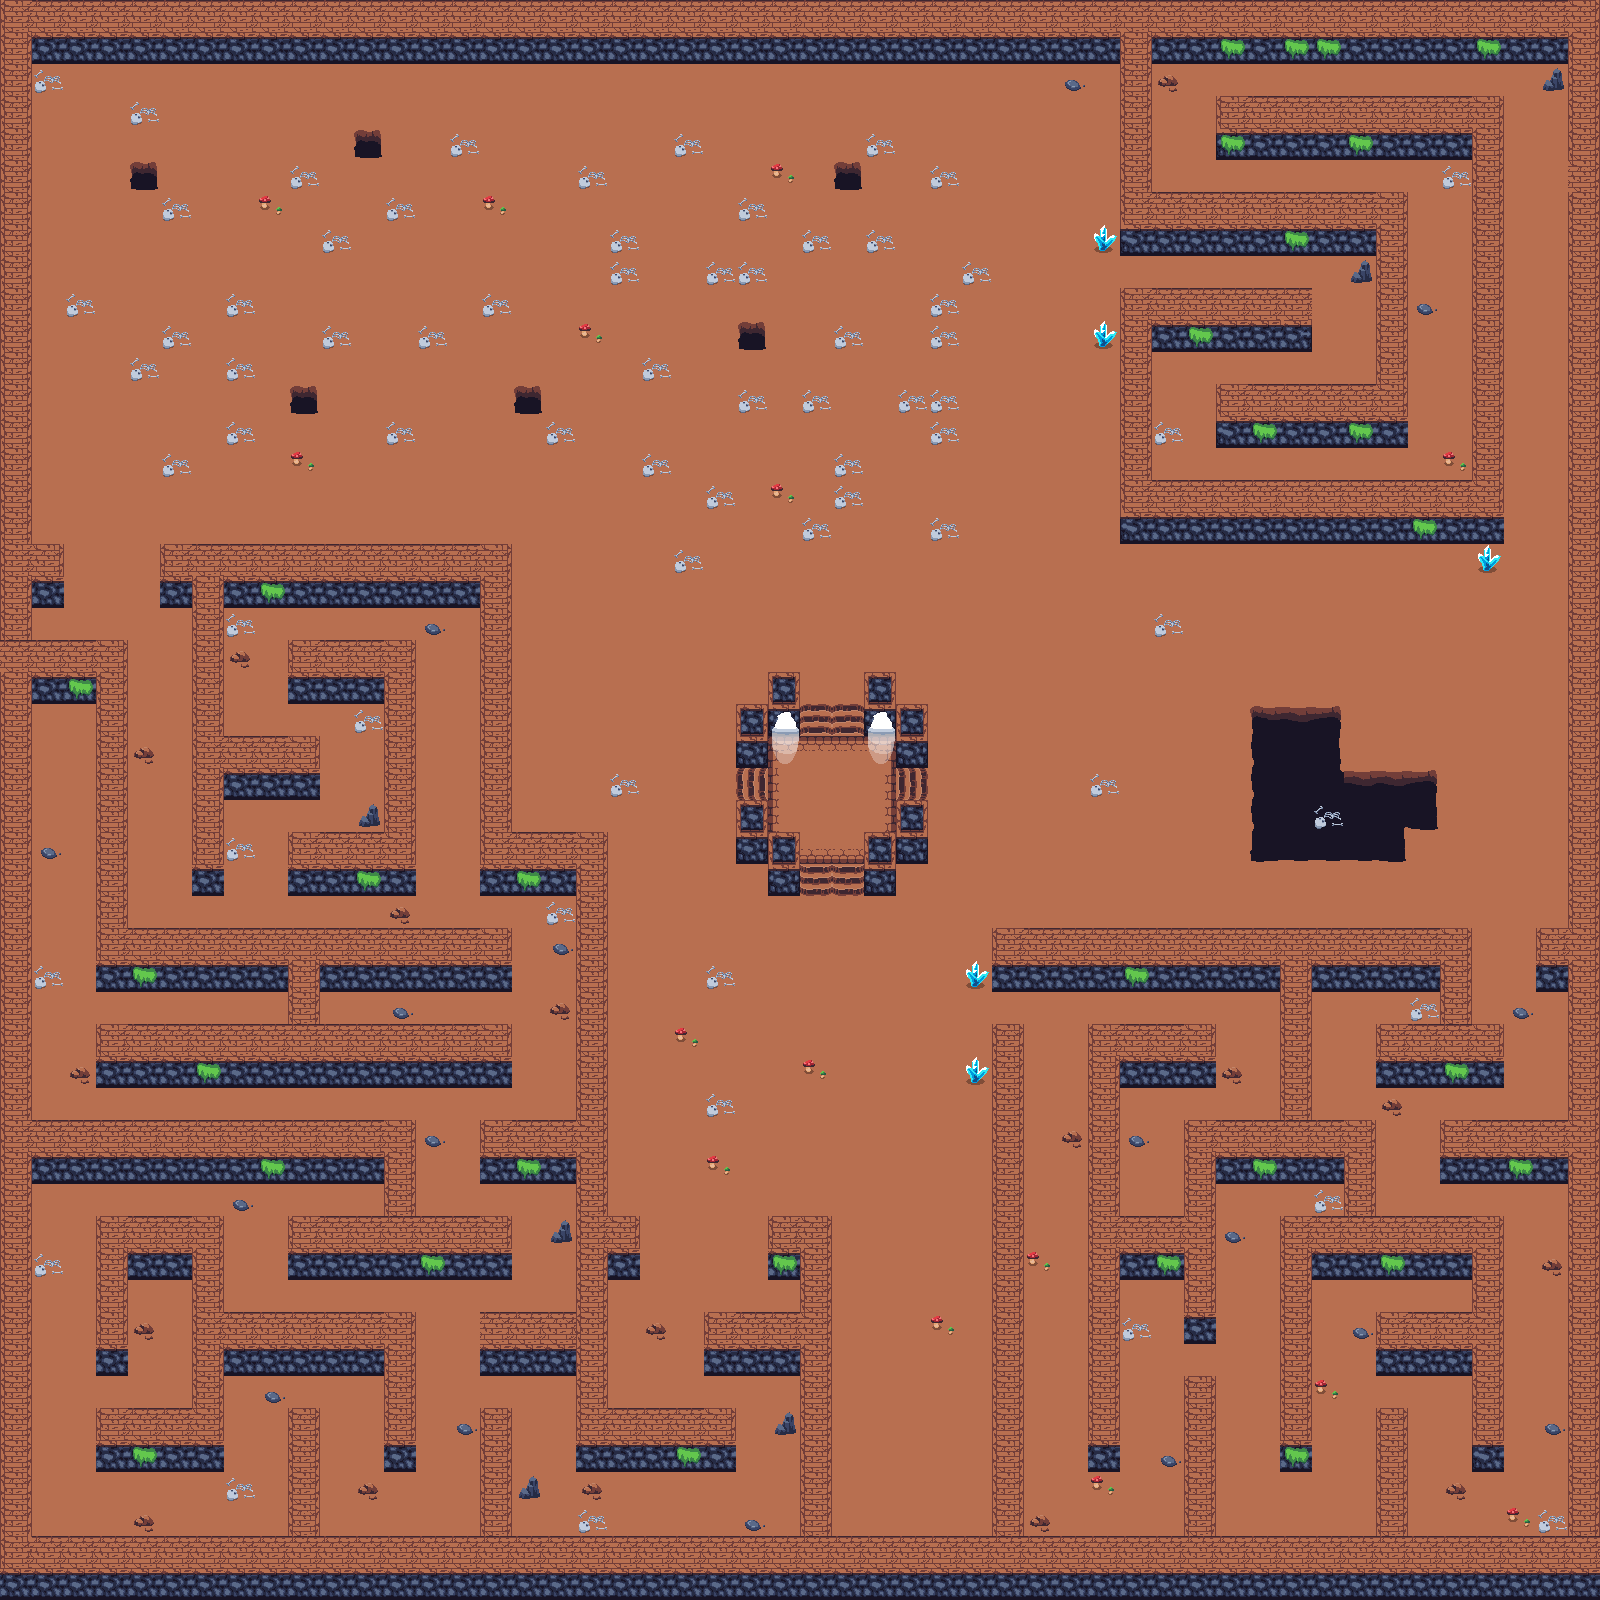

The image is a tile-based game level rendered from a .tmx file. Its description and source (layers, tilesets, objects; grid data summarised) follow:
An orthogonal 50x50 tile map with 32x32 px tiles, 4 tile layers (floor, walls, walls_z, decoration).

<map version="1.2" tiledversion="1.3.1" orientation="orthogonal" renderorder="right-down" compressionlevel="0" width="50" height="50" tilewidth="32" tileheight="32" infinite="0" nextlayerid="7" nextobjectid="1">
 <tileset firstgid="1" source="tileset_dungeon.tsx" />
 <layer id="1" name="floor" width="50" height="50">
  <data>[2500 cells, 2500 non-empty, 10 distinct tile ids]</data>
 </layer>
 <layer id="2" name="walls" width="50" height="50">
  <data>[2500 cells, 650 non-empty, 22 distinct tile ids]</data>
 </layer>
 <layer id="3" name="walls_z" width="50" height="50">
  <data>[2500 cells, 331 non-empty, 5 distinct tile ids]</data>
 </layer>
 <layer id="5" name="decoration" width="50" height="50">
  <data>[2500 cells, 2500 non-empty, 10 distinct tile ids]</data>
 </layer>
</map>